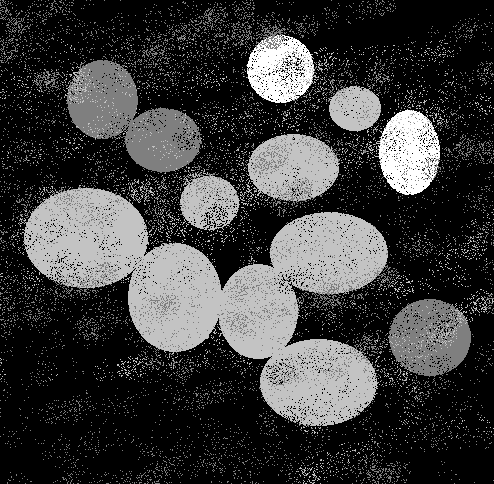
%> input picture Bachelor thesis/Program_Matlab2015b/Samostatne_kody/obr_rozvodi_2.png, 494 x 484 px
$ octave segmentace_rozvodi.m   (GNU Octave 9; MATLAB toolbox functions it lacks are replaced by stand-ins)
%> lines starting %> are read from the running program, lines starting %| are printed output that depends on the picture; in (x1, y1, x2, y2) boxes, pixels count from 0 and x2, y2 are one past the last pixel; in counts of white or black regions, pixels touching at a corner belong together; the program's own positions count from 1
%> further down, Obr is the input picture: size 484x494x3 uint8; min 0, max 255, mean 60.8
### Bachelor thesis/Program_Matlab2015b/Samostatne_kody/Osetreni_obr.m
function [Vstup_obraz] = Osetreni_obr(Obr)

% Osetreni_obr je funkce, ve které jsou ošetøeny obrazy vùèi spravnému
% formátu
% Obr ... vstupní obraz libovolného formátu
% Vstup_obraz .. obraz ve správném formátu do následujícího zpracování

%Ošetøení vùèi 3D obrázkùm
          if ndims(Obr)== 3            % ndims – urèí dimenzi Obr
          Vstup_obraz = rgb2gray(Obr); % Pøevedení obrázku na šedotonovy
          elseif ndims(Obr)== 2
          Vstup_obraz = Obr;
          end

%Ošetøení vùèi správnému formátu vložených dat
          typ = class(Vstup_obraz);
%> typ = 'uint8'
          switch typ
              case 'double'
              Rozmery = size(Vstup_obraz);
              for i = 1:Rozmery(1)           %for cyklus po projetí celého obrazu na šíøku
                  for j = 1:Rozmery(2)       %for cyklus po projetí celého obrazu na délku
                      if Vstup_obraz(i,j)>1  %špatnì naformátovné data
                         Vstup_obraz =(Vstup_obraz)./255;
                      end
                  end
              end
              otherwise
              Vstup_obraz = im2double(Vstup_obraz);
%> Vstup_obraz: size 484x494 double

          end

### Bachelor thesis/Program_Matlab2015b/Samostatne_kody/Rozvodi.m
function [Vystup_Sobel, Vystup_Robin, Vystup_Prewitt] = Rozvodi(Vstup_obraz)

% Rozvodi je funkce/algoritmus pro segmetaèní metodu rozvodí.

% Vstup_obraz ... vstupní obraz, na kterém se provede segmentace
% Vystup_Sobel ... výstupní obraz neboli segmentovaný obraz metodou rozvodi
%              ... gradientní obraz je zde získaný pomocí Sobbelovy masky
% Vystup_Robin ... výstupní obraz neboli segmentovaný obraz metodou rozvodi
%              ... gradientní obraz je zde získaný pomocí Robinsonovy masky
% Vystup_Prewitt ... výstupní obraz neboli segmentovaný obraz metodou rozvodi
%                ... gradientní obraz je zde získaný pomocí Prewittovy masky


%% __________________________________________________________________________
% ROZVODÍ

%**************************************************************************
% Kód pøevzaný z:
% Analýza biomedicínských obrazù (Poèítaèové cvièení)
% Autor: Ing. Petr Walek, Ing. Martin Lamoš, prof. Jiøí Jan
% Algoritmus 9.24: Segmentaèní metoda rozvodí

%Gradientní obraz získaný pomocí Sobelovy masky v obou smìrech
Sobel_x = [-1 0 1;-2 0 2;-1 0 1];
Sobel_y = [-1 0 1;-2 0 2;-1 0 1]';
F_x = conv2(Vstup_obraz,Sobel_x, 'same');
F_y = conv2(Vstup_obraz,Sobel_y, 'same');
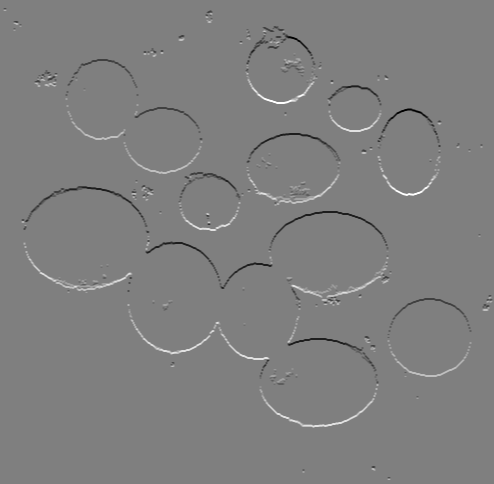
%> F_y: size 484x494 double; min -4, max 4, mean -9.51e-19; drawn with min black and max white
F = sqrt(F_x.*F_x+F_y.*F_y);
F_kvant = grayslice(F,100); %Snížení poètu kvantovacích hladin

Vysledek = watershed(F_kvant); %Segmentace metodou rozvodí
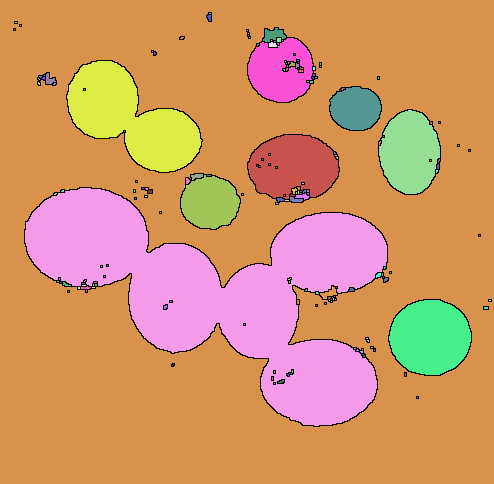
%> Vysledek: size 484x494 uint8; 178 distinct labels, from 0 to 177; one colour per label, 0 black
RGB_vysledek = label2rgb(Vysledek, 'spring', 'k', 'shuffle');

Vystup_Sobel = RGB_vysledek;

%Gradientní obraz získaný pomocí Robinsonovy masky v obou smìrech
Robinson_x = [-1 -1 -1;1 -2 1;1 1 1];
Robinson_y = [-1 -1 -1;1 -2 1;1 1 1]';
F_x = conv2(Vstup_obraz,Robinson_x, 'same');
F_y = conv2(Vstup_obraz,Robinson_y, 'same');
F = sqrt(F_x.*F_x+F_y.*F_y);
F_kvant = grayslice(F,50); %Snížení poètu kvantovacích hladin

Vysledek = watershed(F_kvant); %Segmentace metodou rozvodí
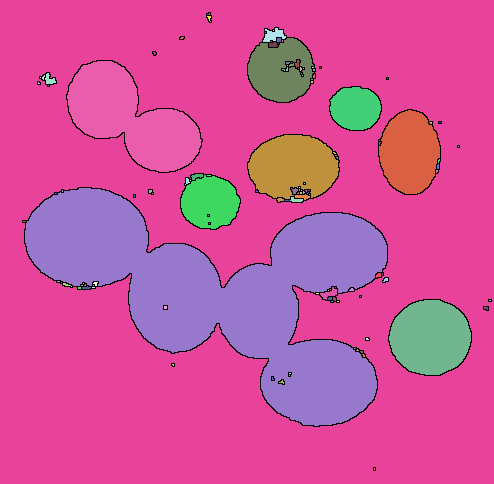
%> Vysledek: size 484x494 uint8; 125 distinct labels, from 0 to 124; one colour per label, 0 black
RGB_vysledek = label2rgb(Vysledek,'spring', 'k', 'shuffle');

Vystup_Robin = RGB_vysledek;

%Gradientní obraz získaný pomocí Prewittùv operátor (5x5) v obou smìrech
Prewitt_x = [-2 -2 -2 -2 -2;-1 -1 -1 -1 -1;0 0 0 0 0;1 1 1 1 1;2 2 2 2 2];
Prewitt_y = [-2 -2 -2 -2 -2;-1 -1 -1 -1 -1;0 0 0 0 0;1 1 1 1 1;2 2 2 2 2]';

F_x = conv2(Vstup_obraz,Prewitt_x, 'same');
F_y = conv2(Vstup_obraz,Prewitt_y, 'same');
F = sqrt(F_x.*F_x+F_y.*F_y);
F_kvant = grayslice(F,50); %Snížení poètu kvantovacích hladin
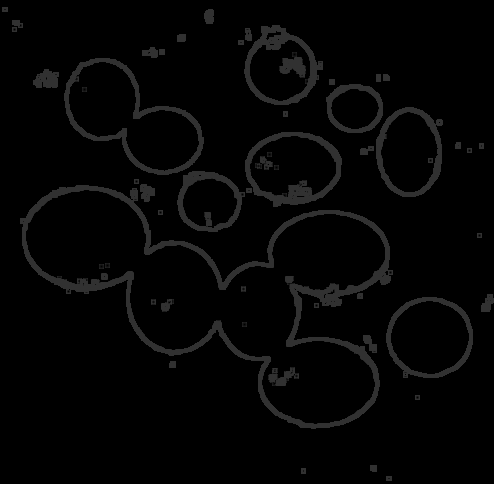
%> F_kvant: size 484x494 uint8; min 0, max 49, mean 4.5

Vysledek = watershed(F_kvant); %Segmentace metodou rozvodí
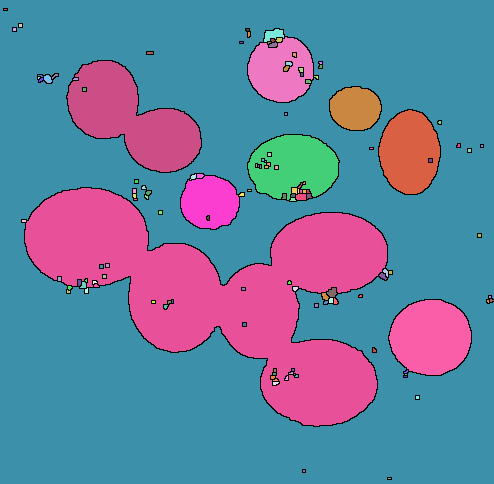
%> Vysledek: size 484x494 uint8; 131 distinct labels, from 0 to 130; one colour per label, 0 black
RGB_vysledek = label2rgb(Vysledek, 'spring', 'k', 'shuffle');
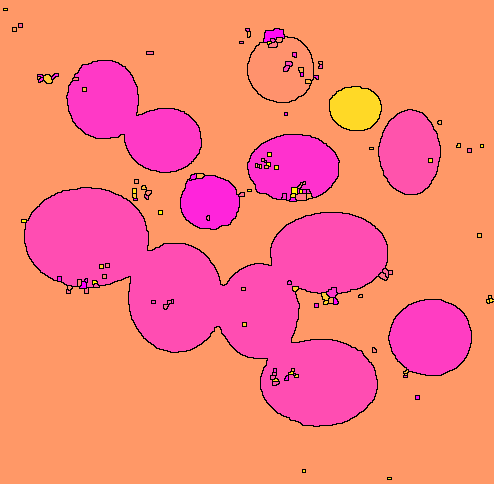
%> RGB_vysledek: size 484x494x3 uint8; mean R, G, B 249.1, 127.7, 121.4

Vystup_Prewitt = RGB_vysledek;

### Bachelor thesis/Program_Matlab2015b/Samostatne_kody/segmentace_rozvodi.m
clc
close all
clear all

%% Bakaláøská práce
% Název: Segmentace ultrazvukových sekvencí
% autor: Jana Schwarzerová, uèo: 186686
% Verze Matlab R2015b

%% Segmentace Rozvodí

% ****************************Naètení dat**********************************
%                                                    (Vyber jen jedny data)

   %Naètení umìle vytvoøených dat:
    Obr = imread('obr_rozvodi_2.png');
   %I = imread('obr_rozvodi.png');     %Obrázek použitý u narùstání oblastí
                                       %k tomuto obrázku je
                                       %pøidán multiplikativní
                                       %šum speckle
   %Pøidání multiplikativního šumu
   %v = 0.04;
   %Obr = imnoise(I,'speckle',v); % I je vstupní obraz,
                                  % 'speckle'– multiplikativní šum
                                  %          – charakterizován rovnicí Obr = I+n*I
                                  %   -> "n" je rovnomìrnì rozdìlený náhodný šum
                                  %      se støední hodnotou 0 a rozptylem "v"

   %Naètení fantomových dat:
     %Obr = imread('koncentrace_sem_1.bmp');
     %Obr = imread('koncentrace_sem_2.bmp');

   %Naètení reálných dat:
     %load('per02_2_4_trig_DR50_inp_con_mreg_121120.mat')
     %Obr = data1{110};

   %Naètení libovolných dat.
     %Obr = %Zde vyplòte libovolný Váš obraz

  %Ošetøení vùèi 3D obrazùm a správnému formátování
  [Vstup_obraz] = Osetreni_obr(Obr);

  % *********************Pøedzpracování obrazù****************************
  %             (Pokud chceš pøedzpracovat data, vyber libovolnou filtraci)

  %Mediánová filtrace......................................................
  x = 5; % Pøeddefinované okno mediánové filtrace (možnost libovolnì mìnit)
  Vystup_obraz = medfilt2(Vstup_obraz,[x x]);
    % figure %Možnost zobrazení
    % imshowpair(Vstup_obraz, Vystup_obraz, 'montage')
  Vstup_obraz = Vystup_obraz; %Pøepsání pro pozdìjší použití

  %Lee filtrace............................................................
  %x = 5; % Pøeddefinované okno Lee filtrace (možnost libovolnì mìnit)
  %Vystup_obraz = Lee_Filtr(Vstup_obraz, x);
    % figure %Možnost zobrazení
    % imshowpair(Vstup_obraz, Vystup_obraz, 'montage')
  %Vstup_obraz = Vystup_obraz; %Pøepsání pro pozdìjší použití

  %Frost filtrace..........................................................
  %Vystup_obraz = Frost_Filtr(Vstup_obraz,getnhood(strel('disk',5,0)));
                                                 % strel('disk',5,0)) ... morfologicky strukturovaný
                                                 %                        prvek ve formì elipsy (disku)
                                                 %                        s maticí 5x5
    % figure %Možnost zobrazení
    % imshowpair(Vstup_obraz, Vystup_obraz, 'montage')
  %Vstup_obraz = Vystup_obraz; %Pøepsání pro pozdìjší použití

%***************************Samotná segmentace*****************************

[Vystup_Sobel, Vystup_Robin, Vystup_Prewitt] = Rozvodi(Vstup_obraz);

figure %Zobrazení pro umìle vytvoøené a fantomové data
imshow ([Obr, Vystup_Sobel, Vystup_Robin, Vystup_Prewitt]);
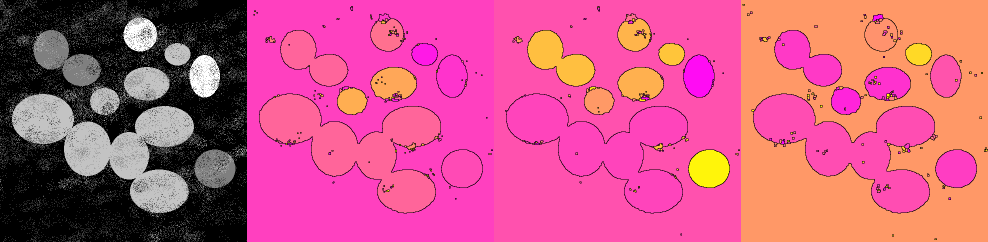
%> displayed picture: size 484x1976x3, on the screen's scale of 0 to 255 (shown at 1/2 size); mean R, G, B 202.2, 87.4, 130

 %figure %Zobrazení pro reálné data
 %imshowpair ([Obr,Obr,Obr], [Vystup_Sobel, Vystup_Robin, Vystup_Prewitt],'montage');

$ run again, with Bachelor thesis/Program_Matlab2015b/Samostatne_kody/obr_rozvodi.png copied over Bachelor thesis/Program_Matlab2015b/Samostatne_kody/obr_rozvodi_2.png
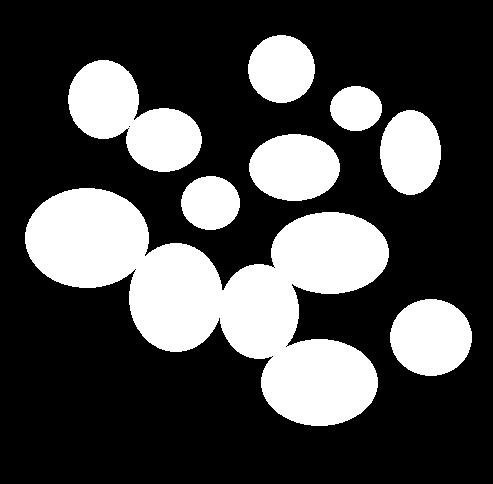
%> input picture Bachelor thesis/Program_Matlab2015b/Samostatne_kody/obr_rozvodi.png, 493 x 484 px
%> Obr is the input picture: size 484x493x3 uint8; 28.9% white; 8 white regions, largest, box (x1, y1, x2, y2) and area: (25, 188, 389, 426) 39183, (68, 60, 202, 172) 8175, (390, 299, 472, 376) 4942
%> Vystup_obraz: size 484x493 double; values 0 (black) and 1 (white), 28.9% white; 8 white regions, largest, box (x1, y1, x2, y2) and area: (25, 188, 389, 426) 39222, (68, 60, 202, 172) 8184, (390, 299, 472, 376) 4942
%> in Rozvodi, `Vysledek = watershed(F_kvant);`:
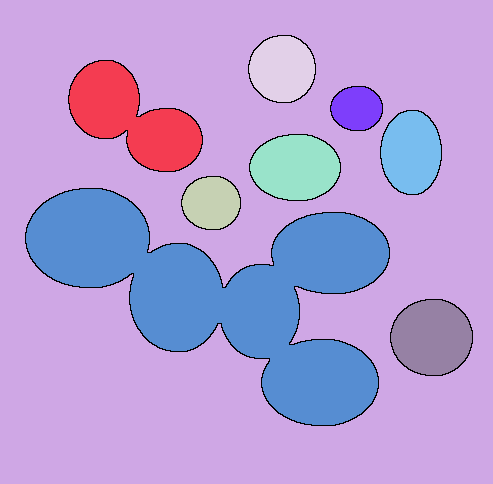
%> Vysledek: size 484x493 uint8; 10 distinct labels, from 0 to 9; one colour per label, 0 black
%> `imshow ([Obr, Vystup_Sobel, Vystup_Robin, Vystup_Prewitt]);`:
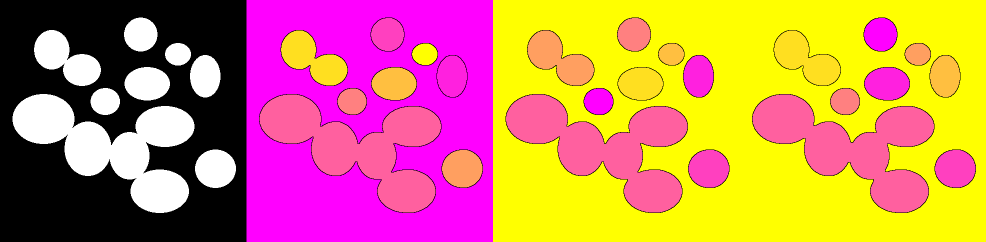
%> displayed picture: size 484x1972x3, on the screen's scale of 0 to 255 (shown at 1/2 size); mean R, G, B 206.6, 131.7, 93.4

$ run again, with Bachelor thesis/Program_Matlab2015b/Samostatne_kody/koncentrace_sem_1.bmp saved as Bachelor thesis/Program_Matlab2015b/Samostatne_kody/obr_rozvodi_2.png
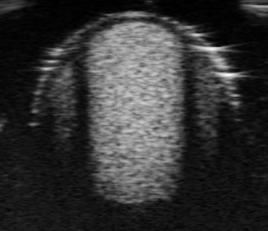
%> input picture Bachelor thesis/Program_Matlab2015b/Samostatne_kody/koncentrace_sem_1.bmp, 268 x 231 px
%> Obr is the input picture: size 231x268x3 uint8; mean R, G, B 52.3, 52.3, 52.3
%> in Rozvodi, `RGB_vysledek = label2rgb(Vysledek, 'spring', 'k', 'shuffle');`:
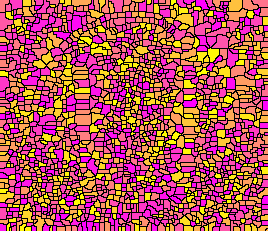
%> RGB_vysledek: size 231x268x3 uint8; mean R, G, B 171.2, 83.9, 87.3
%> `imshow ([Obr, Vystup_Sobel, Vystup_Robin, Vystup_Prewitt]);`:
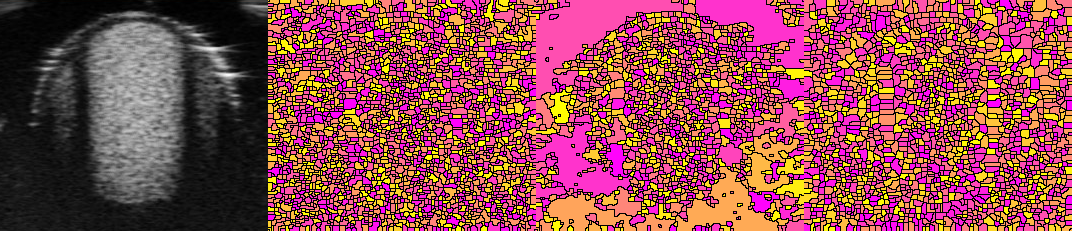
%> displayed picture: size 231x1072x3, on the screen's scale of 0 to 255; mean R, G, B 142.1, 74.9, 80.3

$ run again, with Bachelor thesis/Program_Matlab2015b/Samostatne_kody/koncentrace_sem_2.bmp saved as Bachelor thesis/Program_Matlab2015b/Samostatne_kody/obr_rozvodi_2.png
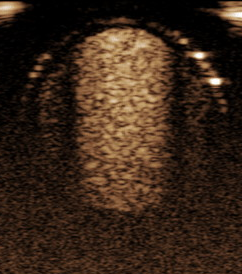
%> input picture Bachelor thesis/Program_Matlab2015b/Samostatne_kody/koncentrace_sem_2.bmp, 242 x 274 px
%> Obr is the input picture: size 274x242x3 uint8; mean R, G, B 57.8, 38.9, 25.1
%> `imshow ([Obr, Vystup_Sobel, Vystup_Robin, Vystup_Prewitt]);`:
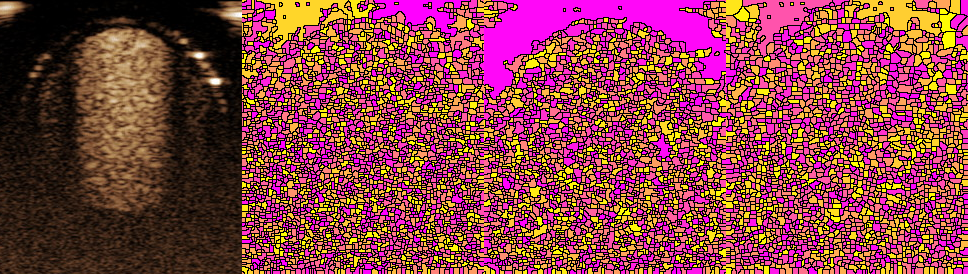
%> displayed picture: size 274x968x3, on the screen's scale of 0 to 255; mean R, G, B 136.1, 66.2, 71.4
